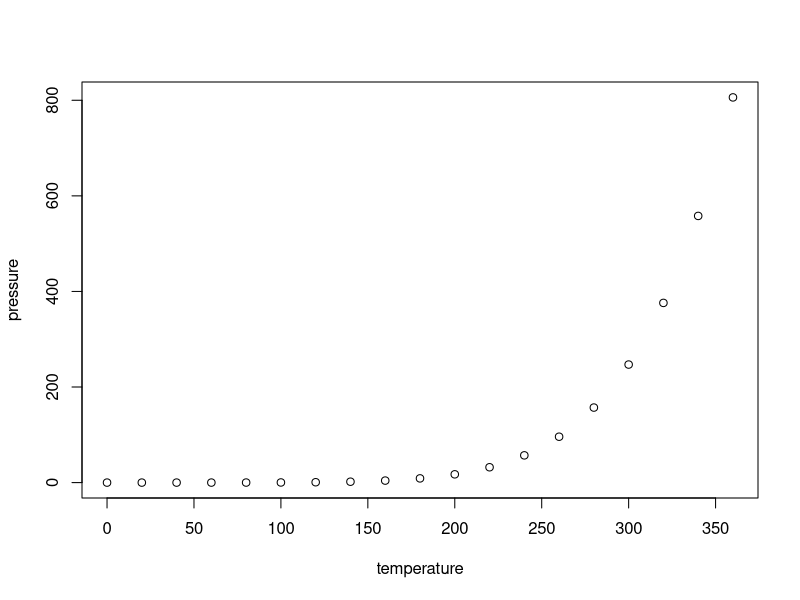
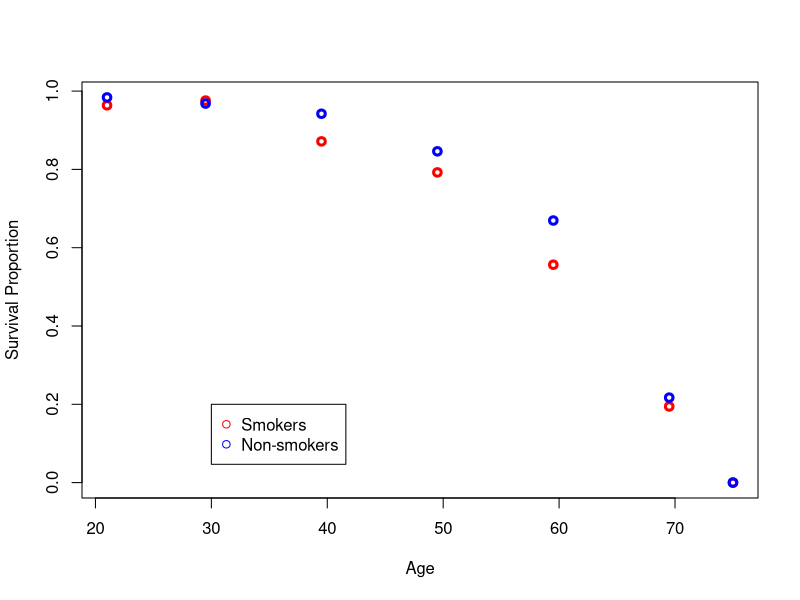
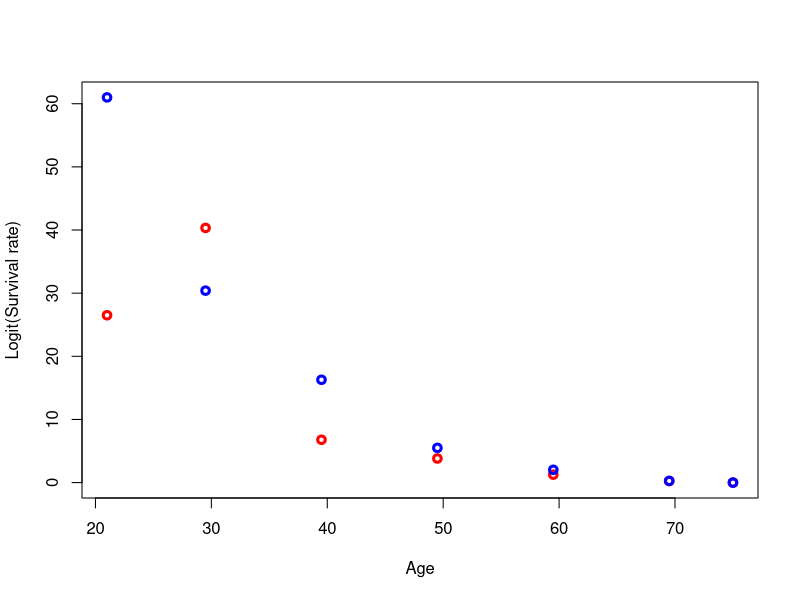
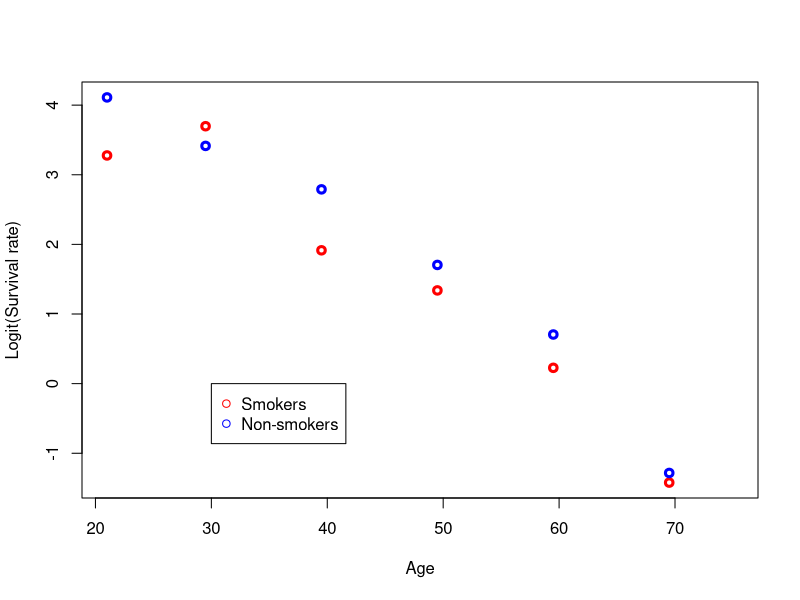
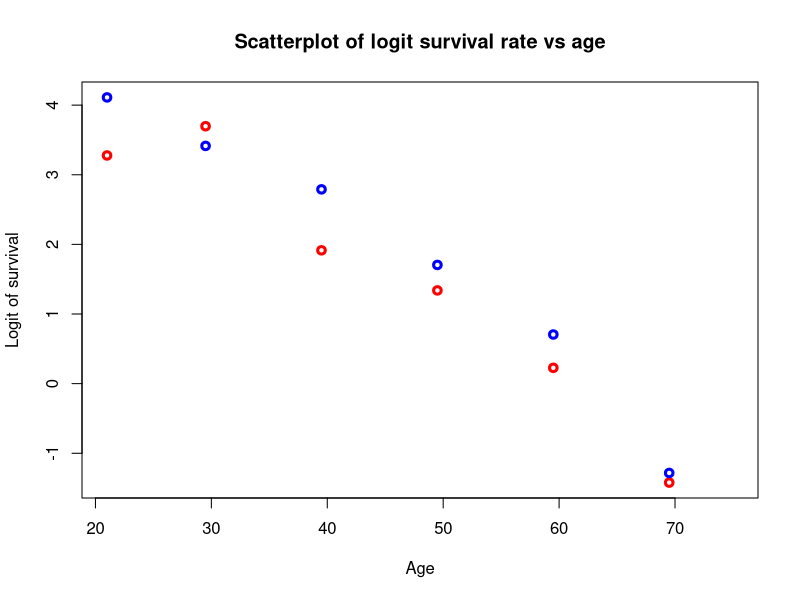
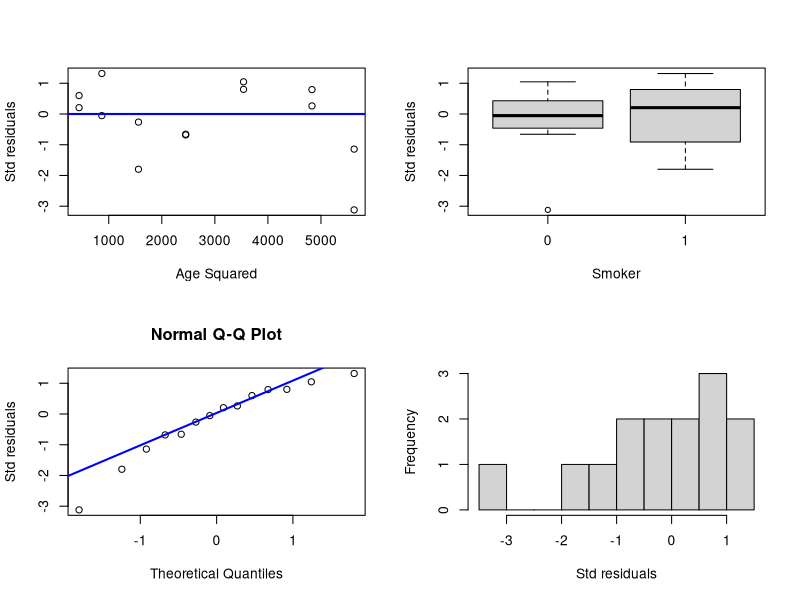

These figures' R source, in order:
## ---- chunk 1
knitr::opts_chunk$set(echo = TRUE)
## ---- chunk 2
summary(cars)
## ---- chunk 3
plot(pressure)
## ---- chunk 4
#
# News flash! Smoking makes you live longer!

## Read the data in R
smoking = read.table("CIGARETT.dat",sep="",row.names=NULL)
names(smoking) = c("Age","Smoker","Survived","At.risk")
attach(smoking)
unique(Smoker)

## Plot survival proportion versus age
plot(Age,Survived/At.risk, xlab="Age", ylab="Survival Proportion", col=c("red","blue"),lwd=3)
legend(30,0.2, legend=c("Smokers","Non-smokers"),pch=1, col=c("red","blue"))

prop.survival=Survived/At.risk
plot(Age,prop.survival/(1-prop.survival),col=c("red","blue"),xlab="Age", ylab="Logit(Survival rate)", lwd=3)
plot(Age,log(prop.survival/(1-prop.survival)),col=c("red","blue"),xlab="Age", ylab="Logit(Survival rate)", lwd=3)
legend(30,0, legend=c("Smokers","Non-smokers"),pch=1, col=c("red","blue"))

## Model 1: Smoking Factor Only
smoke1 = glm(Survived/At.risk ~ Smoker, weights=At.risk, family=binomial)
summary(smoke1)
exp(coef(smoke1)[-1])
exp(coef(smoke1))
## Test for overall regression
gstat = smoke1$null.deviance - deviance(smoke1)
cbind(gstat, 1-pchisq(gstat,length(coef(smoke1))-1))
## Test for GOF: Using deviance residuals
1-pchisq(smoke1$dev,smoke1$df.residual)

## Model 2: Smoking & Age Factors
smoke2 = glm(Survived/At.risk ~ Smoker + Age, weights=At.risk,family=binomial)
summary(smoke2)
exp(coef(smoke2))

## Test for overall regression
gstat = smoke2$null.deviance - deviance(smoke2)
cbind(gstat, 1-pchisq(gstat,length(coef(smoke2))-1))

## Test for GOF: Using deviance residuals
deviances2 = residuals(smoke2,type="deviance")
dev.tvalue = sum(deviances2^2)
c(dev.tvalue, 1-pchisq(dev.tvalue,11))
#OR
c(deviance(smoke2), 1-pchisq(deviance(smoke2),11))

## Test for GOF: Using Person residuals
pearres2 = residuals(smoke2,type="pearson")
pearson.tvalue = sum(pearres2^2)
c(pearson.tvalue, 1-pchisq(pearson.tvalue,11))

plot(Age,log((Survived/At.risk)/(1-Survived/At.risk)), ylab="Logit of survival",
     main="Scatterplot of logit survival rate vs age", col=c("red","blue"),lwd=3)

## Model 3: Smoking & Age, Age squared Factors
Age.squared = Age*Age
smoke3 = glm(Survived/At.risk ~ Smoker + Age + Age.squared,weights=At.risk, family=binomial)
summary(smoke3)

## Test for GOF: Using Person residuals
pearres3 = residuals(smoke3,type="pearson")
pearson = sum(pearres3^2)
c(pearson, 1-pchisq(pearson,10))
## Test for GOF: Using deviance residuals
c(deviance(smoke3), 1-pchisq(deviance(smoke3),10))

## Residual Analysis

res = resid(smoke3,type="deviance")
par(mfrow=c(2,2))
plot(Age.squared,res,ylab="Std residuals",xlab="Age Squared")
abline(0,0,col="blue",lwd=2)
boxplot(res~Smoker,ylab = "Std residuals")
qqnorm(res, ylab="Std residuals")
qqline(res,col="blue",lwd=2)
hist(res,10,xlab="Std residuals", main="")

#
 
## Model 4: Smoking & Age as categorical/qualitative variables
smoke4 = glm(Survived/At.risk ~ Smoker + factor(Age),
              weights=At.risk, family=binomial)
summary(smoke4)

gstat = smoke4$null.deviance - deviance(smoke4)
cbind(gstat, 1-pchisq(gstat,length(coef(smoke4))-1))
## Test for GOF: Using deviance residuals
1-pchisq(smoke4$dev,smoke4$df.residual)
#
# The LR test for the Age effect is the difference between
# the deviance statistic for the model that has no Age effect 
# and the deviance for the model that includes it.
# It is compared to a chi-squared distribution on
# k-1 degrees of freedom, where k is the number of
# Age categories (here 7-1=6).
#
agetest = deviance(smoke1)-deviance(smoke4)
cbind(agetest, 1-pchisq(agetest,6))
#
# The car library gives LR tests (and others as options) for
# glm objects as well as lm and aov objects
#
pearres4 = residuals(smoke4,type="pearson")
pearson = sum(pearres4^2)
c(pearson, 1-pchisq(pearson,6))
round(c(deviance(smoke4), 1-pchisq(deviance(smoke4),6)),2)

#
## Model 5: Use of different link function 
smoke5 = glm(Survived/At.risk ~ Smoker + Age + Age.squared, weights=At.risk, 
family=binomial(link = probit))
summary(smoke5)
pearres5 = residuals(smoke5,type="pearson")
pearson = sum(pearres5^2)
c(pearson, 1-pchisq(pearson,10))
c(deviance(smoke5), 1-pchisq(deviance(smoke5),10))

# Simpson Paradox
# ## Relationship between smoking and age
cbind(unique(Age),smoking[Smoker==1,]$At.risk/
(smoking[Smoker==1,]$At.risk +smoking[Smoker==0,]$At.risk))
